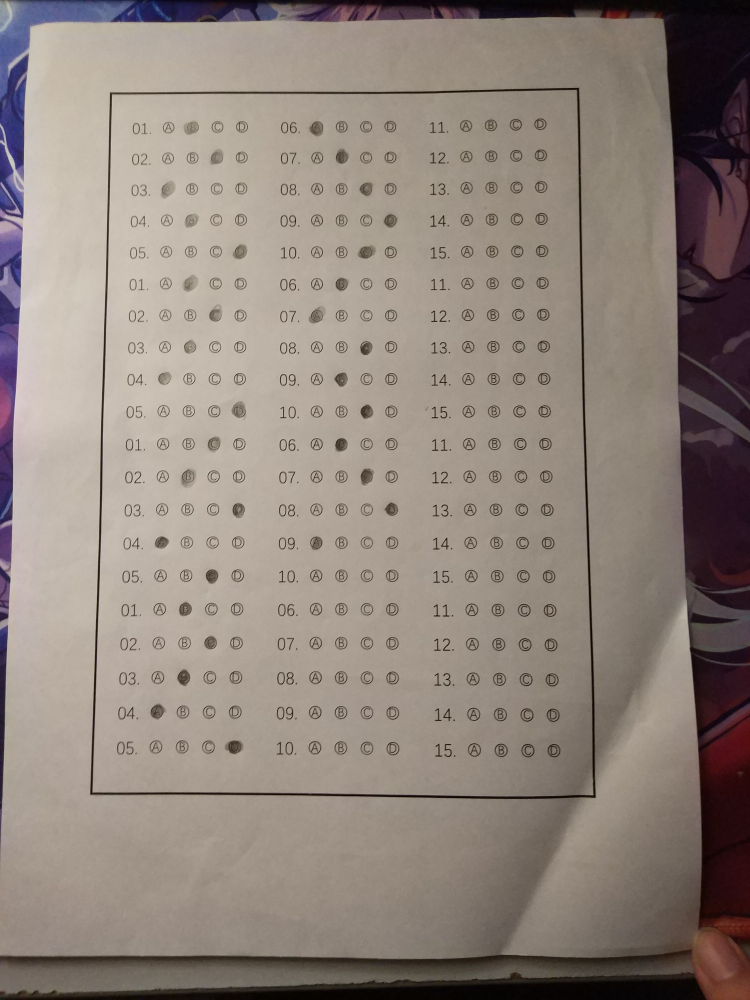
#> input picture img/1511850165038.jpg, 3000 x 4000 px (shown at 1/4 size)
$ python -i scan.py   (imports and definitions only)   (older library calls are emulated)
#> lines starting #> are read from the running program, lines starting #| are printed output that depends on the picture; after the words box and inside, x2 and y2 are one past the last pixel; in counts of white or black regions, pixels touching at a corner belong together
#> further down, picture is the input picture: shape (4000, 3000, 3); mean B, G, R 124.2, 132.4, 144.1
# coding=utf-8
import cv2
import numpy as np
import logging
from imutils import auto_canny, contours
from .exceptions import ImageException

logger = logging.getLogger('ImageProcessing')


class AnswerScanBase(object):
    # [41 lines left out: functions get_corner_node_list, img_regulate, get_bright_process_img, not called in this run]

    def get_max_area_cnt(self, img):
        """
        获得图片里面最大面积的轮廓
        """
        binary, cnts, hierarchy = cv2.findContours(img, cv2.RETR_EXTERNAL, cv2.CHAIN_APPROX_NONE)
        cnt = max(cnts, key=lambda c: cv2.contourArea(c))
        # 获取轮廓周长
        cnt_perimeter = cv2.arcLength(cnt, True)
        return cnt, cnt_perimeter

    def get_contours(self, base_img):
        """得到图片四角"""
        # 处理优化图片
        h = cv2.Sobel(base_img, cv2.CV_32F, 0, 1, -1)
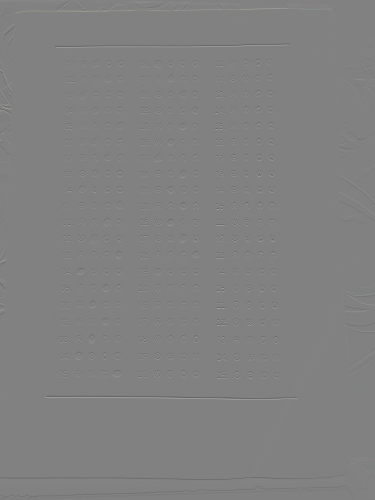
#> h: shape (4000, 3000, 3) float32 (shown at 1/8 size); mean B, G, R 0, 0, 0; drawn with min black and max white
        v = cv2.Sobel(base_img, cv2.CV_32F, 1, 0, -1)
        img = cv2.add(h, v)
        img = cv2.convertScaleAbs(img)
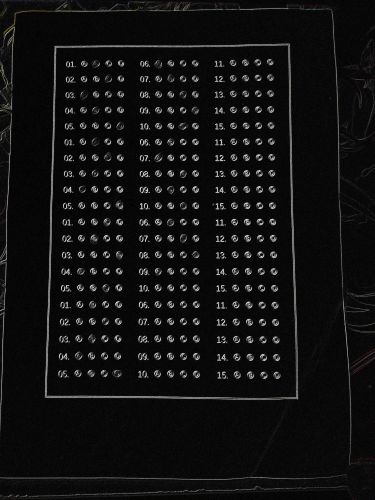
#> img: shape (4000, 3000, 3) (shown at 1/8 size); mean B, G, R 16.6, 16.6, 16.7
        img = cv2.GaussianBlur(img, (3, 3), 0)
        ret, img = cv2.threshold(img, 120, 255, cv2.THRESH_BINARY)
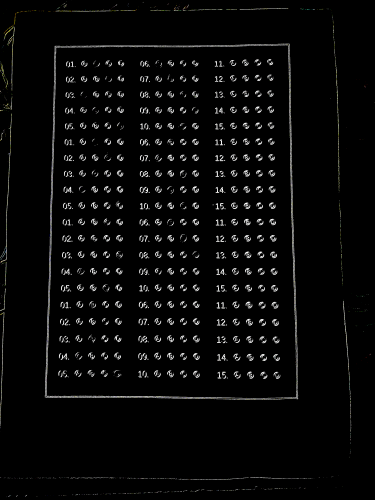
#> img: shape (4000, 3000, 3) (shown at 1/8 size); mean B, G, R 8.3, 8.4, 8.4
        kernel = np.ones((3, 3), np.uint8)
        # 膨胀
        img = cv2.dilate(img, kernel, iterations=2)
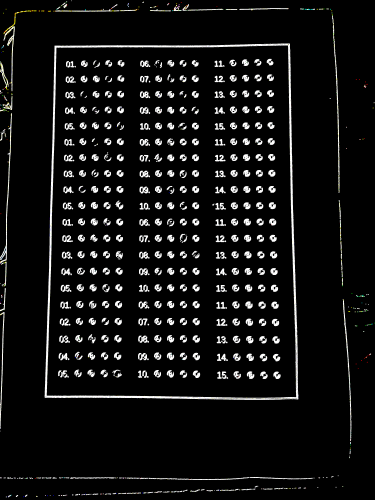
#> img: shape (4000, 3000, 3) (shown at 1/8 size); mean B, G, R 17.8, 18, 18
        img = auto_canny(img)
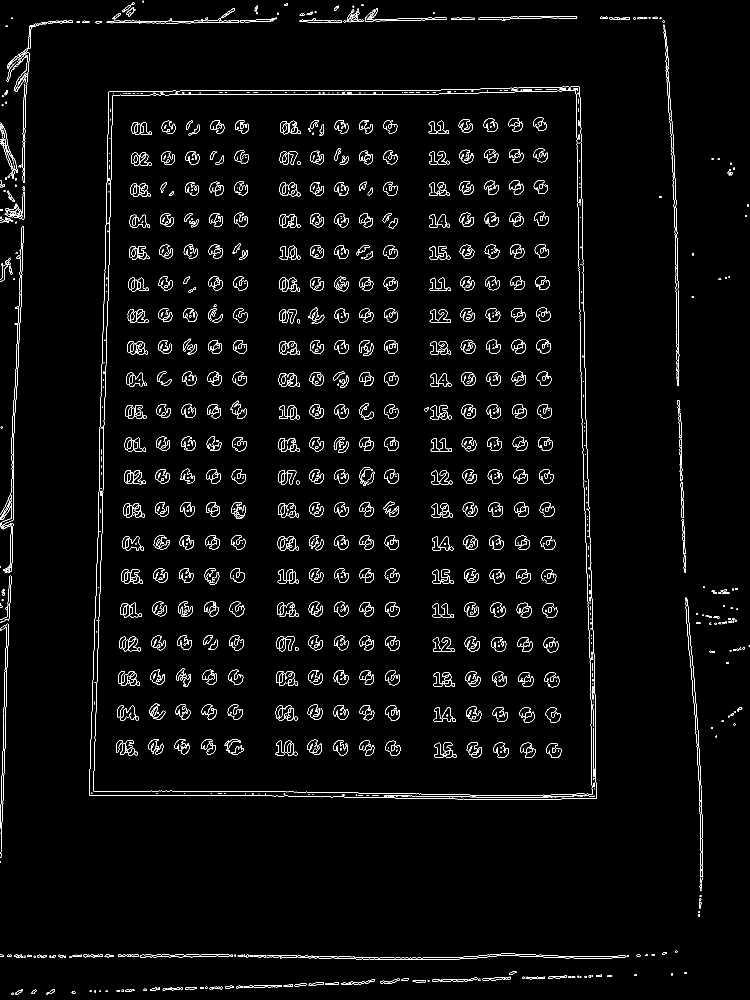
#> img: shape (4000, 3000) (shown at 1/4 size); 1.4% white in thin lines or dots
        # 获取最大轮廓和轮廓周长
        cnt, cnt_perimeter = self.get_max_area_cnt(img)
#> in get_max_area_cnt, `binary, cnts, hierarchy = cv2.findContours(img, cv2.RETR_EXTERNAL, cv2..`: cnts = 2380 contours, 1805 with area under 20; largest, box (x1, y1, x2, y2) and area: (1998, 3815, 2502, 3835) 3449, (1914, 64, 2309, 82) 2956, (1719, 1238, 1804, 1291) 2358, (2150, 1617, 2207, 1673) 2340, (1843, 1359, 1901, 1415) 2185
#> in get_max_area_cnt, `cnt = max(cnts, key=lambda c: cv2.contourArea(c))`: cnt = contour of 1014 points, box (x1, y1, x2, y2) (1998, 3815, 2502, 3835), area 3449
#> in get_max_area_cnt, `cnt_perimeter = cv2.arcLength(cnt, True)`: cnt_perimeter = 1042.2
#> cnt_perimeter = 1042.2
        base_img_perimeter = (base_img.shape[0] + base_img.shape[1]) * 2

        # 答题卡框与整个图片周长比的阈值
        CNT_PERIMETER_THRESHOLD = 0.35
        if not cnt_perimeter > CNT_PERIMETER_THRESHOLD * base_img_perimeter:
            logger.error("[get_contours] 获取答题卡失败，请重新上传图片")
#> (the run stopped early here; a loop or call above may not have finished)

$ run again, on img/20171212204634.jpg
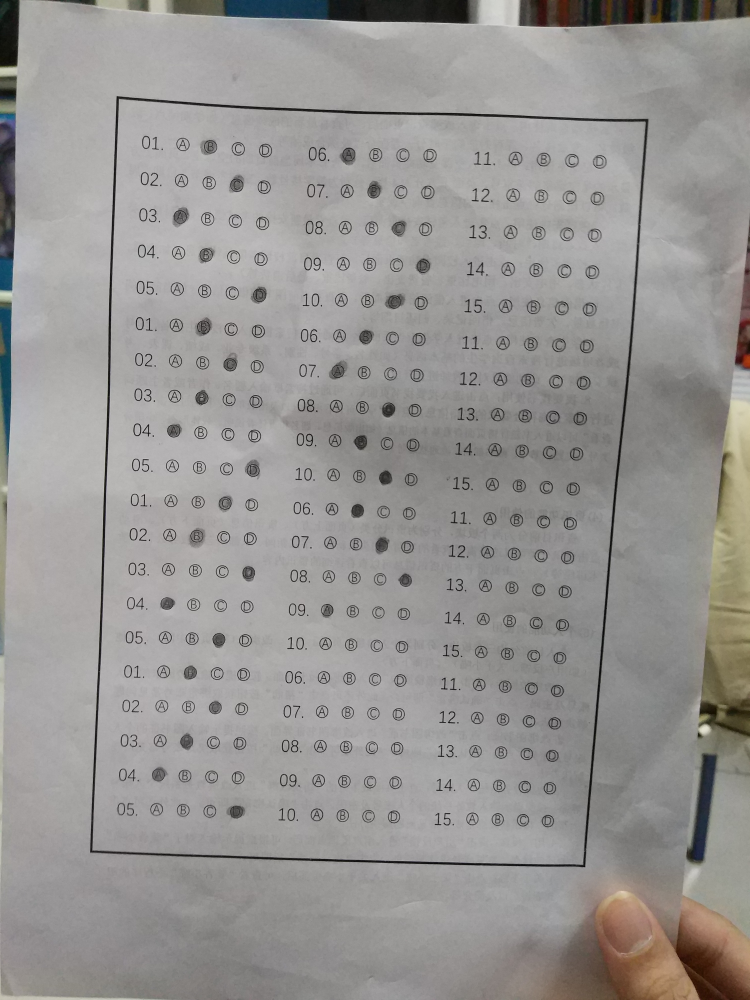
#> input picture img/20171212204634.jpg, 3000 x 4000 px (shown at 1/4 size)
#> picture is the input picture: shape (4000, 3000, 3); mean B, G, R 147, 149, 151
#> in get_contours, `img = cv2.dilate(img, kernel, iterations=2)`:
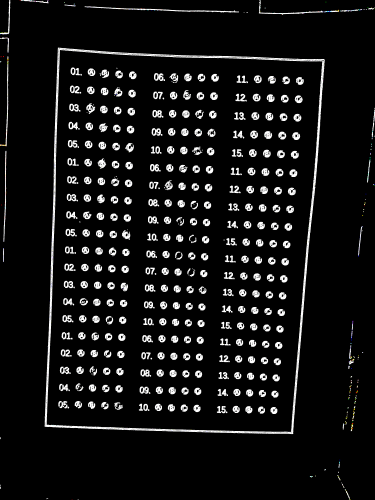
#> img: shape (4000, 3000, 3) (shown at 1/8 size); mean B, G, R 19.7, 19.7, 19.7
#> in get_contours, `img = auto_canny(img)`:
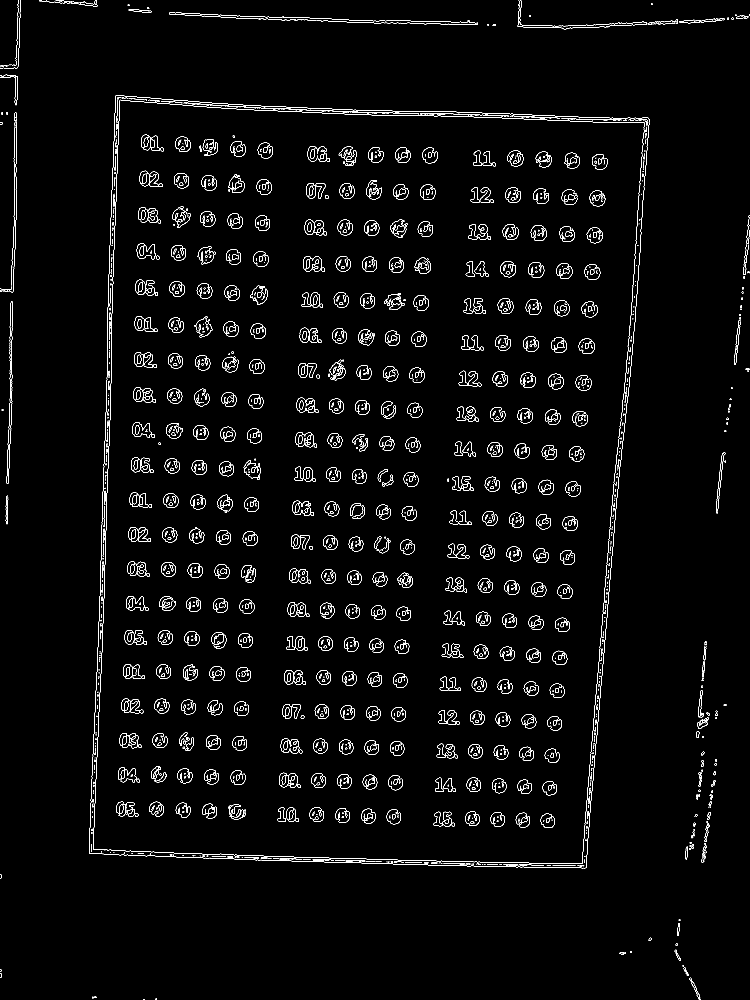
#> img: shape (4000, 3000) (shown at 1/4 size); 1.4% white in thin lines or dots
#> cnts = 2731 contours, 2259 with area under 20; largest, box (x1, y1, x2, y2) and area: (26, 1206, 51, 1935) 5393, (2216, 1201, 2279, 1265) 2984, (2325, 1206, 2390, 1269) 2921, (894, 1286, 954, 1347) 2797, (1014, 1005, 1074, 1067) 2796
#> in get_max_area_cnt, `cnt = max(cnts, key=lambda c: cv2.contourArea(c))`: cnt = contour of 1464 points, box (x1, y1, x2, y2) (26, 1206, 51, 1935), area 5393
#> in get_max_area_cnt, `cnt_perimeter = cv2.arcLength(cnt, True)`: cnt_perimeter = 1532.8

$ run again, on img/20171213150554.jpg
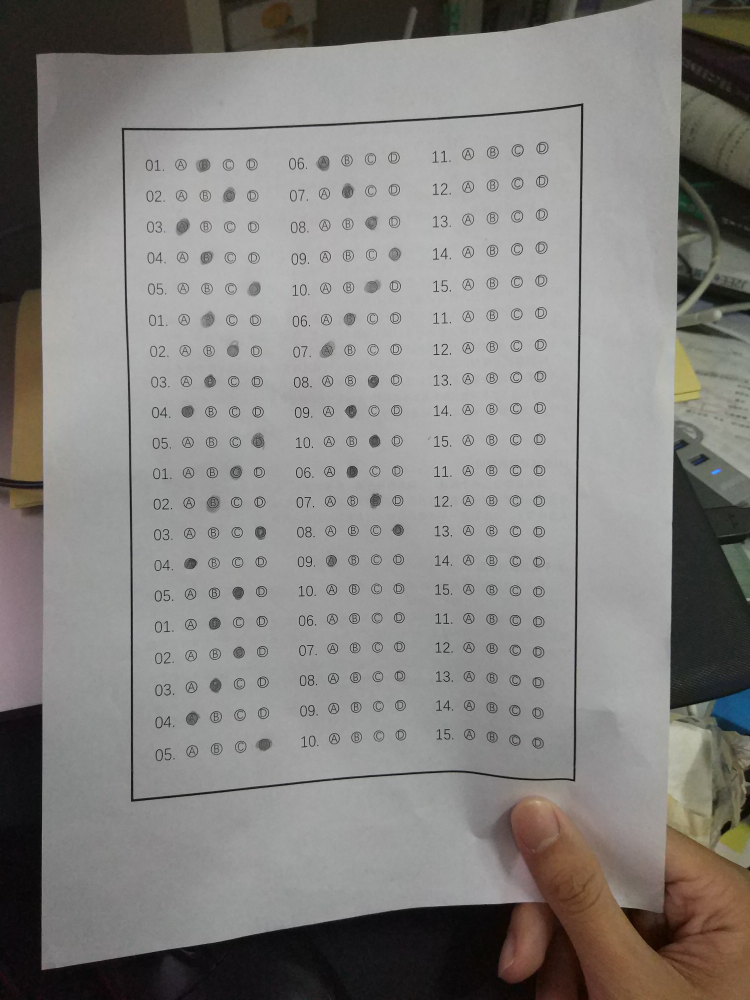
#> input picture img/20171213150554.jpg, 3000 x 4000 px (shown at 1/4 size)
#> picture is the input picture: shape (4000, 3000, 3); mean B, G, R 128.2, 130.9, 133
#> in get_contours, `img = cv2.dilate(img, kernel, iterations=2)`:
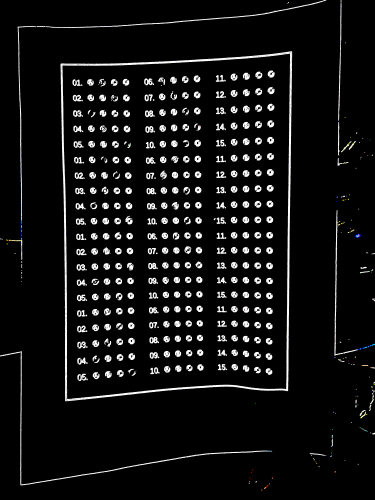
#> img: shape (4000, 3000, 3) (shown at 1/8 size); mean B, G, R 17.2, 17.2, 17.2
#> in get_contours, `img = auto_canny(img)`:
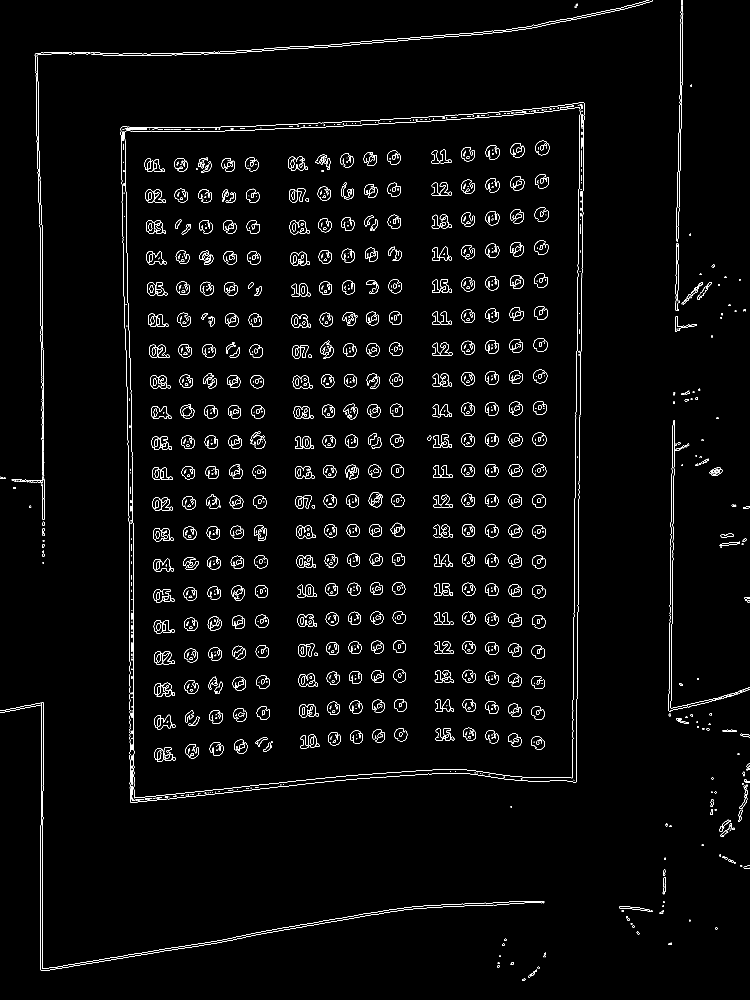
#> img: shape (4000, 3000) (shown at 1/4 size); 1.2% white in thin lines or dots
#> cnts = 285 contours, 179 with area under 20; largest, box (x1, y1, x2, y2) and area: (483, 409, 2337, 3210) 4815756, (2675, 1681, 2878, 2847) 11361, (2839, 1870, 2889, 1902) 1072, (2477, 3625, 2599, 3646) 858, (2882, 2134, 2935, 2150) 484
#> in get_max_area_cnt, `cnt = max(cnts, key=lambda c: cv2.contourArea(c))`: cnt = contour of 9047 points, box (x1, y1, x2, y2) (483, 409, 2337, 3210), area 4815756
#> in get_max_area_cnt, `cnt_perimeter = cv2.arcLength(cnt, True)`: cnt_perimeter = 9297.6
#> epsilon = 929.8
#> poly_node_list = [[2334, 410], [484, 511], [523, 3209], [2304, 3128]]
#> result has the same summary as poly_node_list in get_contours
